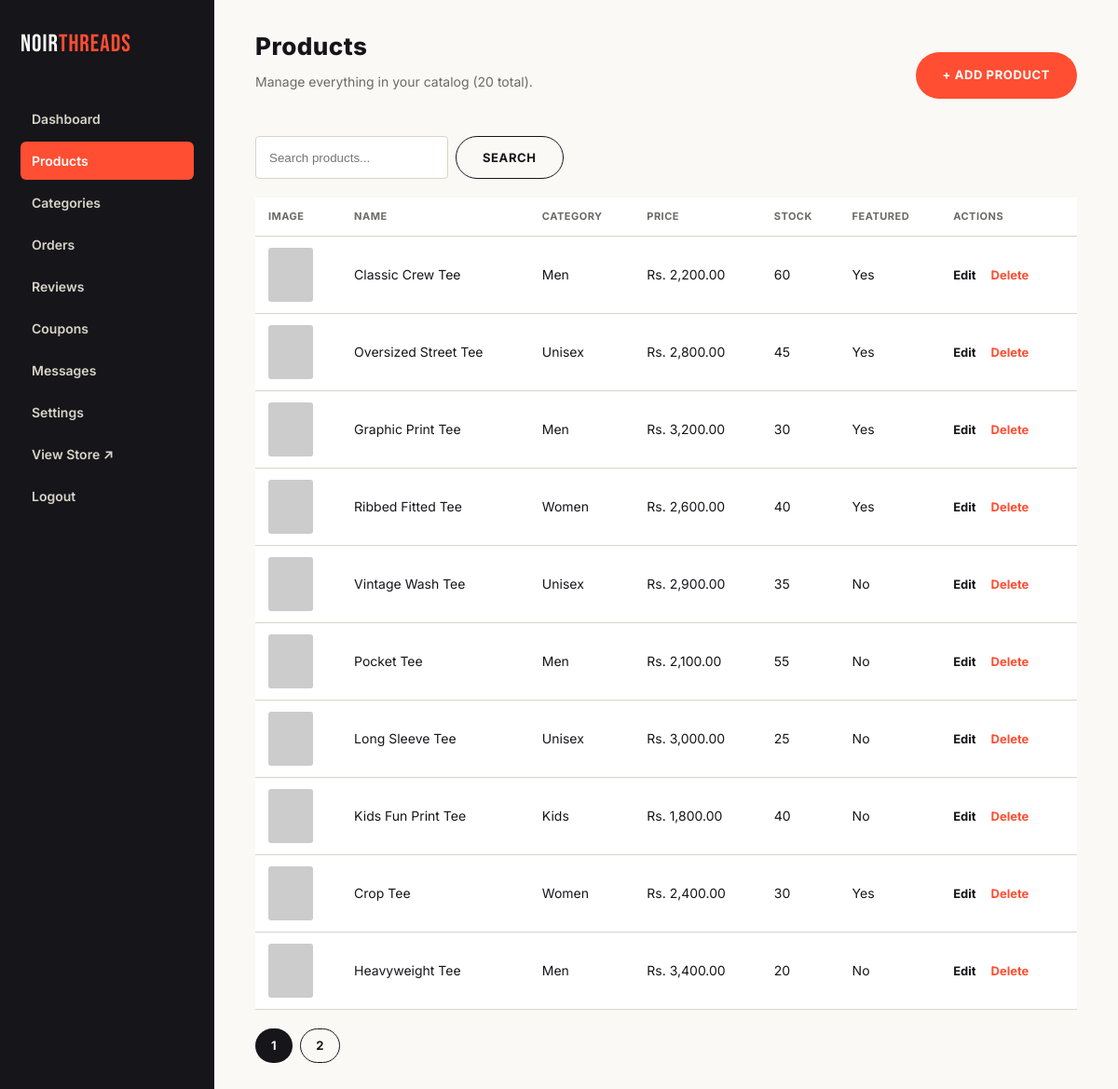
Screenshot of /admin/products.php (signed in) with the database file from the repository.
### tables this page shows
CREATE TABLE products (
    id INT AUTO_INCREMENT PRIMARY KEY,
    name VARCHAR(100) NOT NULL,
    description TEXT,
    price DECIMAL(10,2) NOT NULL,
    category_id INT,
    image VARCHAR(255),
    sizes VARCHAR(50) DEFAULT 'S,M,L,XL',
    colors VARCHAR(100) DEFAULT 'Black,White',
    stock INT DEFAULT 50,
    featured TINYINT(1) DEFAULT 0,
    created_at TIMESTAMP DEFAULT CURRENT_TIMESTAMP,
    FOREIGN KEY (category_id) REFERENCES categories(id)
);

CREATE TABLE categories (
    id INT AUTO_INCREMENT PRIMARY KEY,
    name VARCHAR(50) NOT NULL
);

### admin/products.php (the view, shortened to what this page needs)
<?php
require_once '../config/db.php';
require_once 'includes/admin_header.php';
$search = isset($_GET['search']) ? trim($_GET['search']) : '';
$page = isset($_GET['page']) ? max(1, intval($_GET['page'])) : 1;
$per_page = 10;
$offset = ($page - 1) * $per_page;
$where = '';
$params = [];
$types = '';
$count_sql = "SELECT COUNT(*) AS c FROM products p $where";
if ($search !== '') {
    $cstmt = $conn->prepare($count_sql);
    $cstmt->bind_param($types, ...$params);
    $cstmt->execute();
    $total = $cstmt->get_result()->fetch_assoc()['c'];
} else {
    $total = $conn->query($count_sql)->fetch_assoc()['c'];
}
$total_pages = max(1, ceil($total / $per_page));
$sql = "SELECT p.*, c.name AS category_name FROM products p LEFT JOIN categories c ON p.category_id = c.id $where ORDER BY p.created_at DESC LIMIT ? OFFSET ?";
$stmt = $conn->prepare($sql);
$params[] = $per_page;
$params[] = $offset;
$types .= 'ii';
$stmt->bind_param($types, ...$params);
$stmt->execute();
$products = $stmt->get_result();
?>
<div class="admin-top-row">
  <div>
    <h1>Products</h1>
    <p class="admin-sub">Manage everything in your catalog (<?php echo $total; ?> total).</p>
  </div>
  <a href="add_product.php" class="btn btn-accent">+ Add Product</a>
</div>
<form method="get" style="max-width:320px; margin-bottom:20px; display:flex; gap:8px;">
  <input type="text" name="search" placeholder="Search products..." value="<?php echo htmlspecialchars($search); ?>" style="flex:1; padding:10px 14px; border:1px solid var(--stone); border-radius:4px;">
  <button type="submit" class="btn btn-outline">Search</button>
</form>
<table class="data-table">
  <thead>
    <tr><th>Image</th><th>Name</th><th>Category</th><th>Price</th><th>Stock</th><th>Featured</th><th>Actions</th></tr>
  </thead>
  <tbody>
    <?php while ($p = $products->fetch_assoc()): ?>
      <tr class="<?php echo $p['stock'] <= 10 ? 'low-stock-row' : ''; ?>">
        <td><img src="<?php echo htmlspecialchars($p['image']); ?>" class="table-thumb"></td>
        <td><?php echo htmlspecialchars($p['name']); ?></td>
        <td><?php echo htmlspecialchars($p['category_name']); ?></td>
        <td>Rs. <?php echo number_format($p['price'], 2); ?></td>
        <td>
          <?php echo $p['stock']; ?>
        </td>
        <td><?php echo $p['featured'] ? 'Yes' : 'No'; ?></td>
        <td class="table-actions">
          <a href="edit_product.php?id=<?php echo $p['id']; ?>">Edit</a>
          <a href="delete_product.php?id=<?php echo $p['id']; ?>" class="danger" onclick="return confirm('Delete this product?');">Delete</a>
        </td>
      </tr>
    <?php endwhile; ?>
  </tbody>
</table>
<?php if ($total_pages > 1): ?>
  <div style="display:flex; gap:8px; margin-top:20px;">
    <?php for ($i = 1; $i <= $total_pages; $i++): ?>
      <a href="products.php?page=<?php echo $i; ?><?php echo $search !== '' ? '&search=' . urlencode($search) : ''; ?>"
         class="btn <?php echo $i == $page ? 'btn-dark' : 'btn-outline'; ?>" style="padding:8px 16px; font-size:13px;">
        <?php echo $i; ?>
      </a>
    <?php endfor; ?>
  </div>
<?php endif; ?>
<?php require_once 'includes/admin_footer.php'; ?>

### css/style.css (style rules this page uses)
:root { --bg: #FAF9F6; --ink: #16151A; --accent: #FF4E32; --stone: #D8D4C8; --muted: #6B6A66; --white: #FFFFFF; --font-display: 'Bebas Neue', sans-serif; --font-body: 'Inter', sans-serif; --radius: 4px; --container: 1240px; }
* { box-sizing: border-box; }
html { scroll-behavior: smooth; }
body { margin: 0; background: var(--bg); color: var(--ink); font-family: var(--font-body); line-height: 1.5; -webkit-font-smoothing: antialiased; }
a { color: inherit; text-decoration: none; }
img { max-width: 100%; display: block; }
button { font-family: inherit; cursor: pointer; }
h1, h2, h3, .display { font-family: var(--font-display); letter-spacing: 0.5px; line-height: 1.05; margin: 0; text-transform: uppercase; }
.btn { display: inline-block; padding: 14px 28px; border-radius: 999px; font-weight: 700; font-size: 13px; text-transform: uppercase; letter-spacing: 0.6px; border: 1px solid transparent; transition: transform 0.15s ease; }
.btn-accent { background: var(--accent); color: var(--white); }
.btn-dark { background: var(--ink); color: var(--bg); }
.btn-outline { background: transparent; border-color: var(--ink); color: var(--ink); }
.data-table { width: 100%; border-collapse: collapse; background: var(--white); }
.data-table th, .data-table td { text-align: left; padding: 12px 14px; border-bottom: 1px solid var(--stone); font-size: 14px; }
.data-table th { text-transform: uppercase; font-size: 11px; letter-spacing: 0.5px; color: var(--muted); }
.table-thumb { width: 48px; height: 58px; object-fit: cover; border-radius: 3px; }
.table-actions a { font-size: 13px; font-weight: 700; margin-right: 12px; }
.table-actions .danger { color: var(--accent); }

### admin/css/admin.css (style rules this page uses)
.admin-main h1 { font-family: var(--font-body); font-weight: 800; text-transform: none; font-size: 26px; margin-bottom: 4px; }
.admin-sub { color: var(--muted); font-size: 14px; margin-bottom: 28px; }
.admin-top-row { display: flex; justify-content: space-between; align-items: center; margin-bottom: 20px; }

### rows the page displays
products: name "Classic Crew Tee", category.name "Men", price "2,200.00", stock "60", featured "Yes"
products: name "Oversized Street Tee", category.name "Unisex", price "2,800.00", stock "45", featured "Yes"
products: name "Graphic Print Tee", category.name "Men", price "3,200.00", stock "30", featured "Yes"
products: name "Ribbed Fitted Tee", category.name "Women", price "2,600.00", stock "40", featured "Yes"
products: name "Vintage Wash Tee", category.name "Unisex", price "2,900.00", stock "35", featured "No"
products: name "Pocket Tee", category.name "Men", price "2,100.00", stock "55", featured "No"
products: name "Long Sleeve Tee", category.name "Unisex", price "3,000.00", stock "25", featured "No"
products: name "Kids Fun Print Tee", category.name "Kids", price "1,800.00", stock "40", featured "No"
products: name "Crop Tee", category.name "Women", price "2,400.00", stock "30", featured "Yes"
products: name "Heavyweight Tee", category.name "Men", price "3,400.00", stock "20", featured "No"

### other values shown
$total "20"
